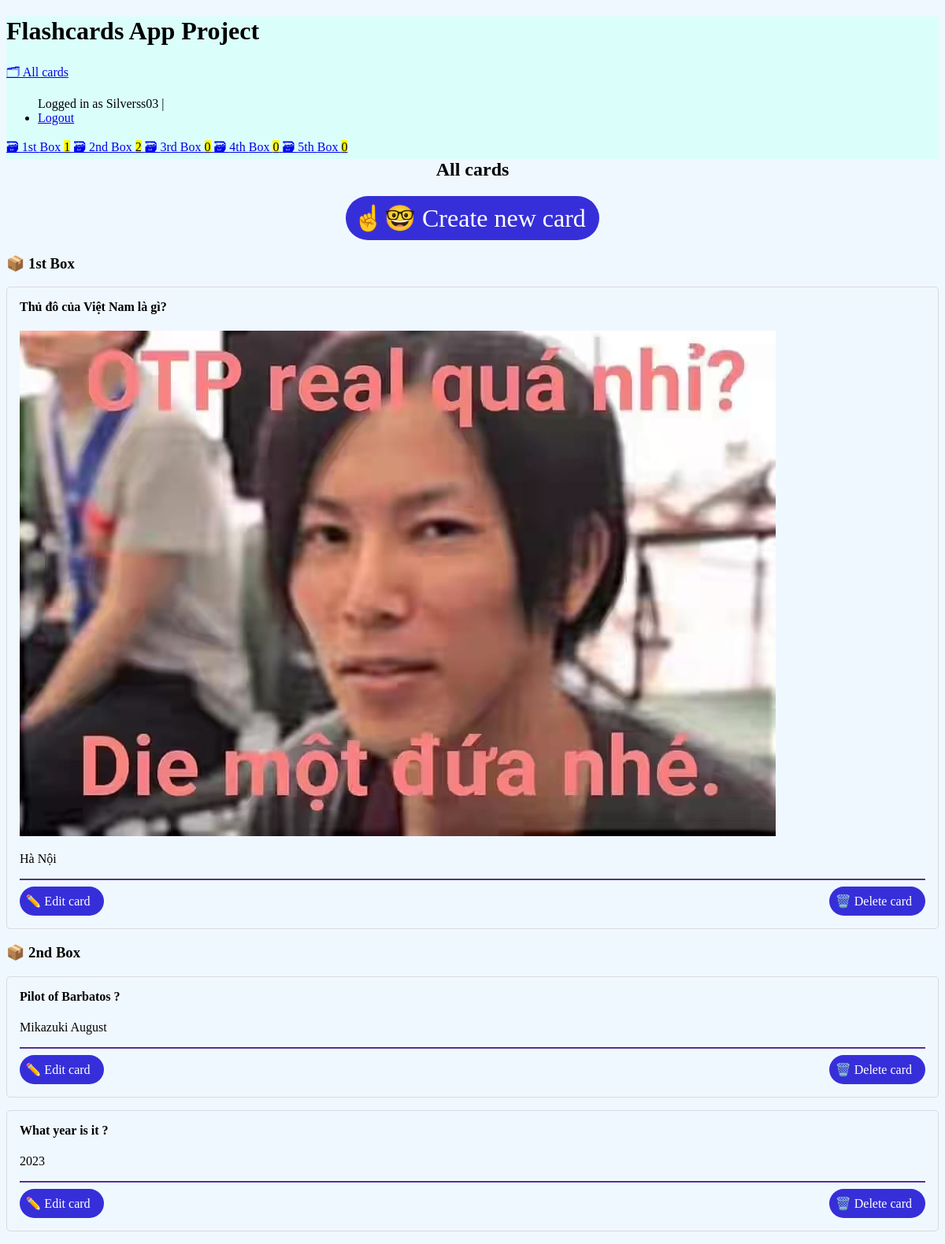
The app's page / (signed in) with its own data.
### cards/models.py (models this page shows, shortened)
class Card(models.Model):
    user = models.ForeignKey(User, on_delete= models.CASCADE, null= True)
    question = models.CharField(max_length=100)
    answer = models.CharField(max_length=100)
    image = models.ImageField(upload_to='uploads/images/', blank= True)
    box = models.IntegerField(
        choices=zip(BOXES, BOXES),
        default=BOXES[0],
    )
    date_created = models.DateTimeField(auto_now_add=True)

### cards/views.py (the view)
# urls.py: path("", login_required(views.CardListView.as_view()), name="card-list"),
class CardListView(LoginRequiredMixin,ListView):
    model = Card
    def get_queryset(self) :
        return Card.objects.filter(user = self.request.user).order_by("box", "-date_created")

### cards/templatetags/cards_tags.py (called while the page is built)
@register.inclusion_tag("cards/box_links.html")
def boxes_as_links(user):
    boxes = []
    for box_num in BOXES:
        card_count = Card.objects.filter(box=box_num, user = user).count()
        boxes.append({"number": box_num, "card_count": card_count})
    return {"boxes": boxes}

### cards/templates/cards/card_list.html
{% extends "cards/base.html" %}
{% load humanize %}
{% block content %}
    <h2>
        All cards
    </h2>
    <div class="container">
        <a id="new-card-button" href="{% url 'card-create' %}" role="button">
            ☝️🤓 Create new card
        </a>
    </div>
    {% for card in card_list %}
        {% ifchanged %}
            <h3>📦 {{ card.box | ordinal }} Box</h3>
        {% endifchanged %}
        {% include "cards/card.html" %}
    {% endfor %}
{% endblock content %}

### cards/templates/cards/navigation.html
{% load cards_tags %}
<nav>
    <a href="{% url 'card-list' %}">🗂 All cards</a>
    <ul class = "navbar-nav">
        {% if user.is_authenticated%}
        <span class = "navbar-text"> Logged in as {{user.username}} | </span>
        <li class = "nav-item">
            <a class = "nav-link" href = "/sign_in"> Logout </a>
        </li>
        {%else%}
        <li class = "nav-item">
            <a class = "nav-link" href = "/sign_in"> Login </a>
        </li>
        {%endif%}
    </ul>
    {% boxes_as_links request.user %}
</nav>

### cards/templates/cards/card.html
<article>
    <h4>{{ card.question }}</h4>
    {%if card.image %}
        <img src="{{ card.image.url }}" alt="img">
    {%endif%}
    {% if not check_card %}
        <p>{{ card.answer }}</p>
        <hr/>
        <div class="container-card">
            <a class="edit-card" href="{% url 'card-update' card.id %}" role="button">
                ✏️ Edit card
            </a>
            <a href="{% url 'card-delete' card.id %}" role="button">
                    🗑️​ Delete card
            </a>
        </div>
    {% else %}
        <hr/>
            {% include "cards/card_check_form.html" %}
    {% endif %}
</article>

### cards/templates/cards/base.html (style rules this page uses)
body { background-color: aliceblue; }
:root { --accent: #6e48ad; --accent-bg: white; --bg: #fff; --text: #212121; --text-light: #585858; --border: #d8dae1; --code: #d81b60; --preformatted: #444; --aqua: #362FD9; }
article { background-color: var(--marked); border: 1px solid var(--border); border-radius: 5px; padding: 1em; margin: 1em 0; }
h2 { text-align: center; }
h2, h4 { margin-top: 0; }
hr { background: var(--accent); border-color: var(--accent); }
button, a[role="button"] { color: white; text-decoration: none; padding: 0.5rem 1rem 0.5rem 0.4rem; border-radius: 2rem; background-color: var(--aqua); border: 1px solid transparent; transition: all 150ms ease-in; }
#new-card-button { padding: 0.5rem 1rem 0.5rem 0.5rem; font-size: 2rem; display: inline; }
.container { display: flex; justify-content: center; align-items: center; }
.container-card { display: flex; justify-content: space-between; }

### records on screen
Card: box|ordinal "1st", question "Thủ đô của Việt Nam là gì?", image (picture), answer "Hà Nội"
Card: box|ordinal "2nd", question "Pilot of Barbatos ?", answer "Mikazuki August"
Card: question "What year is it ?", answer "2023"

### other values on screen
{{ user.username }} "Silverss03"
{{ box.number | ordinal }} "1st" "2nd" "3rd" "4th" "5th"
{{ box.card_count }} "1" "2" "0" "0" "0"
